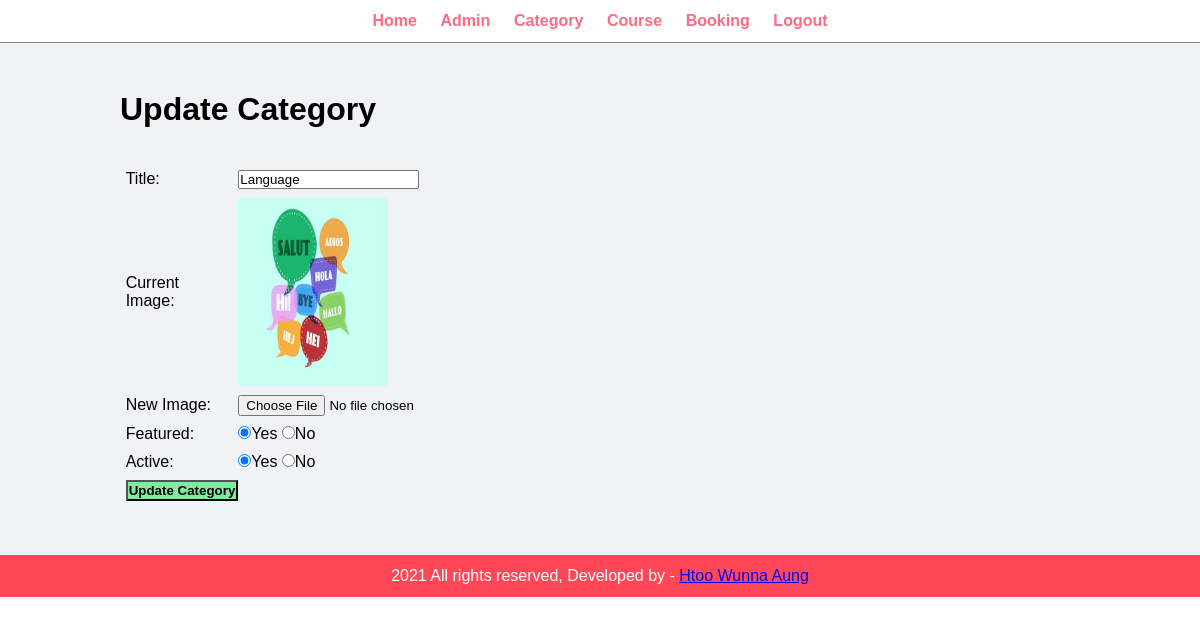
The page /admin/update-category.php?id=41 (signed in) on the database its author committed.
### tables this page shows
CREATE TABLE `tbl_category` (
  `id` int(10) UNSIGNED NOT NULL,
  `title` varchar(100) NOT NULL,
  `image_name` varchar(255) NOT NULL,
  `featured` varchar(10) NOT NULL,
  `active` varchar(10) NOT NULL
);

### admin/update-category.php (the view, shortened to what this page needs)
<?php include('partials/menu.php');?>
<div class="main-content">
    <div class="wrapper">
        <h1>Update Category</h1>
        <br><br>
        <?php
            if(isset($_GET['id'])){
                $id=$_GET['id'];
                $sql="SELECT * FROM tbl_category WHERE id=$id";
                $res=mysqli_query($conn, $sql);
                $count=mysqli_num_rows($res);
                if($count==1){
                    $row=mysqli_fetch_assoc($res);
                    $title=$row['title'];
                    $current_image=$row['image_name'];
                    $featured=$row['featured'];
                    $active=$row['active'];
                }
                else{
                    $_SESSION['no-category-found']="<div class='error'>Category not Found</div>";
                    header('location:'.SITEURL.'admin/manage-category.php');;
                }
            }
            else{
                header('location:'.SITEURL.'admin/manage-category.php');;
            }
        ?>
        <form action="" method="POST" enctype="multipart/form-data">
            <table class="tbl-30">
                <tr>
                    <td>Title: </td>
                    <td>
                        <input type="text" name="title" value="<?php echo $title;?>">
                    </td>
                </tr>
                <tr>
                    <td>Current Image: </td>
                    <td>
                        <?php
                            if($current_image!="")
                            {
                                ?>
                                <img src="<?php echo SITEURL;?>images/category/<?php echo $current_image;?>" width="150px">
                                <?php
                            }
                            else{
                                echo "<div class='error'>Image not Added</div>";
                            }
                        ?>
                    </td>
                </tr>
                <tr>
                    <td>New Image: </td>
                    <td>
                    <input type="file" name="image">
                    </td>
                </tr>
                <tr>
                    <td>Featured: </td>
                    <td>
                        <input <?php if($featured=="Yes"){echo "checked";}?> type="radio" name="featured" value="Yes">Yes
                        <input <?php if($featured=="No"){echo "checked";}?> type="radio" name="featured" value="No">No
                    </td>
                </tr>
                <tr>
                    <td>Active: </td>
                    <td>
                        <input <?php if($active=="Yes"){echo "checked";}?> type="radio" name="active" value="Yes">Yes
                        <input <?php if($active=="No"){echo "checked";}?> type="radio" name="active" value="No">No
                    </td>
                </tr>
                <tr>
                    <td>
                        <input type="submit" name="submit" value="Update Category" class="btn-secondary">
                    </td>
                </tr>
             </table>
        </form>
    </div>
</div>
<?php include('partials/footer.php'); ?>

### css/admin.css (style rules this page uses)
* { margin: 0; padding: 0; font-family: Arial, Helvetica, sans-serif; }
.wrapper { padding: 1%; width: 80%; margin: 0 auto; }
.tbl-30 { width: 30%; }
table tr td { padding: 1%; }
.btn-secondary { background-color: #7bed9f; padding: 1%; color: black; text-decoration: none; font-weight: bold; }
.main-content { background-color: #f1f2f6; padding: 3% 0; }

### rows shown on the page
tbl_category: title "Language", image_name (picture), featured "☑", active "☑"
